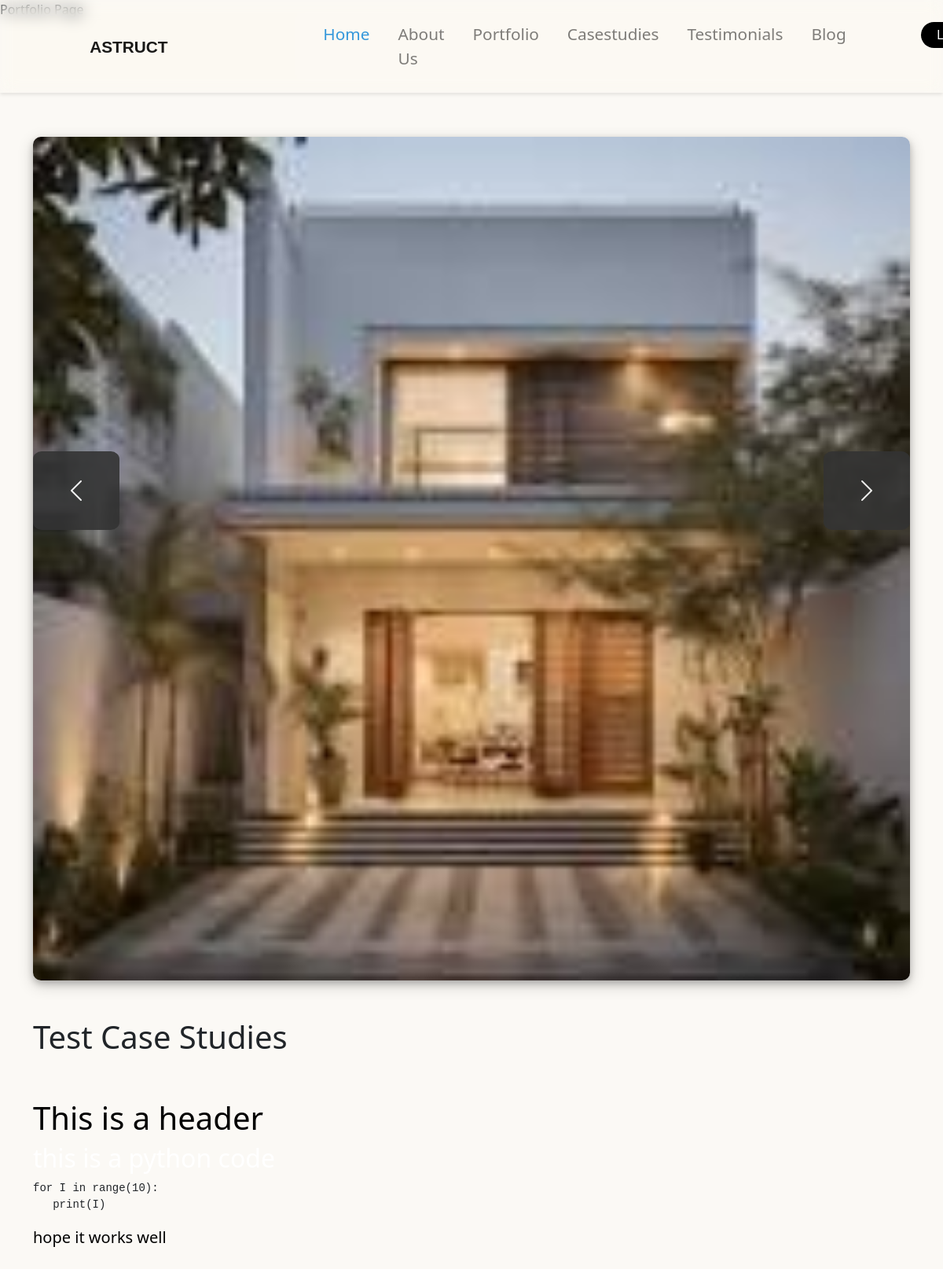
Page /casestudies/case_study/test-case-studies on the committed database.
### app/models.py (models this page shows)
class CaseStudyImage(db.Model):
    image_id = db.Column(db.Integer, primary_key=True)
    case_study_id = db.Column(db.Integer, db.ForeignKey('case_study.case_study_id'), nullable=False)
    image_path = db.Column(db.String(255), nullable=False)

class CaseStudy(db.Model):
    case_study_id = db.Column(db.Integer, primary_key=True)
    project_name = db.Column(db.String(150), nullable=False)
    slug = db.Column(db.String(100), nullable=False, unique=True)  # Ensure this line exists
    description = db.Column(db.Text, nullable=False)
    created_at = db.Column(db.DateTime, default=datetime.utcnow)
    updated_at = db.Column(db.DateTime, default=datetime.utcnow, onupdate=datetime.utcnow)
    images = db.relationship('CaseStudyImage', backref='case_study', lazy=True)

### app/blueprints/casestudies/views.py (the view)
@case_blueprint.route('/case_study/<string:case_study_slug>')
def case_study_details(case_study_slug):
    case_study = CaseStudy.query.filter_by(slug=case_study_slug).first()
    if case_study is None:
        flash('Case study not found', 'danger')
        return redirect(url_for('casestudies.case_studies'))
    case_study.description = markdown.markdown(case_study.description, extensions=["fenced_code"])
    return render_template('casestudies/case_details.html', case_study=case_study)

### app/blueprints/casestudies/templates/casestudies/case_details.html (shortened to what this page needs)
{% extends "base.html" %}
{% block head %}
    <link href="//cdnjs.cloudflare.com/ajax/libs/highlight.js/9.12.0/styles/default.min.css" rel="stylesheet">
    <link href="https://maxcdn.bootstrapcdn.com/bootstrap/4.0.0-beta.2/css/bootstrap.min.css" rel="stylesheet">
    <link rel="stylesheet" href="https://cdnjs.cloudflare.com/ajax/libs/highlight.js/11.7.0/styles/github-dark.min.css">
    {% include "others_header.html" %}
    <link rel="stylesheet" href="{{ url_for('static', filename='header.css') }}" />
{% endblock %}
{% block content %}
    <section class="view-container">
        <div class="container">
            <div id="case-study-images" class="carousel slide" data-bs-ride="carousel" data-interval="false">
                <div class="carousel-inner">
                    {% if case_study.images and case_study.images|length > 0 %} {% for
                    image in case_study.images %}
                    <div class="carousel-item {% if loop.first %}active{% endif %}">
                        <img src="{{ url_for('static', filename='uploads/' ~ image.image_path) }}" alt="Case Study Image"
                            class="d-block w-100" />
                    </div>
                    {% endfor %} {% else %}
                    <div class="carousel-item active">
                        <img src="{{ url_for('static', filename='default_image.png') }}" alt="Default Image"
                            class="d-block w-100" />
                    </div>
                    {% endif %}
                </div>
                <a class="carousel-control-prev" href="#case-study-images" role="button" data-slide="prev">
                    <span class="carousel-control-prev-icon" aria-hidden="true"></span>
                </a>
                <a class="carousel-control-next" href="#case-study-images" role="button" data-slide="next">
                    <span class="carousel-control-next-icon" aria-hidden="true"></span>
                </a>
            </div>
            <div class="row mb-5 mt-5">
                <div class="col-lg-12">
                    <h1>{{ case_study.project_name }}</h1>
                    <div class"bg-dark">
                        <p class="description">
                            <div class="contianer markdown-content">
                                {{ case_study.description |safe }}
                            </div>
                        </p>
                    </div>
                </div>
            </div>
        </div>
    </section>
{% endblock %}

### app/static/css/others_header.css (style rules this page uses)
.hero__container h1, h2, h3, p { color: var(--primary-text-color); }

### app/static/css/header.css (style rules this page uses)
body { overflow-x: auto; }
.hero__container h1, h2, h3, p { color: var(--primary-text-color); }
:root { --primary-color: #3498db; --secondary-color: #2ecc71; --background-color: #FFFFFF; --background-secondary-color: #fbf9f5; --secondary-background-color: #76b5c5; --dark-text: black; --text-color: #333; --button-bg-color: #e74c3c; --primary-text-color: #FFFFFF; --card-bg: #f5f5f5; --faq-bg: #f1f7f5; }

### app/blueprints/casestudies/templates/casestudies/case_details.html (style rules this page uses)
.carousel-inner { background: var(--background-color); border-radius: 10px; box-shadow: 0 4px 8px 0 rgba(0, 0, 0, 0.2), 0 6px 20px 0 rgba(0, 0, 0, 0.19); }
.carousel-control-prev, .carousel-control-next { text-decoration: none; margin-top: 400px; width: 110px; height: 100px; border-radius: 10%; background-color: #333333; color: #fff; opacity: 0.9; transition: opacity 0.3s; }
.description { color: black !important; }
.view-container { margin-top: 150px; }
p { color: #000 !important; font-size: 20px !important; }

### rows in the picture
CaseStudyImage: image_path (picture)
CaseStudy: project_name "Test Case Studies", description "This is a header for I in range(10): print(I) hope it works well"
